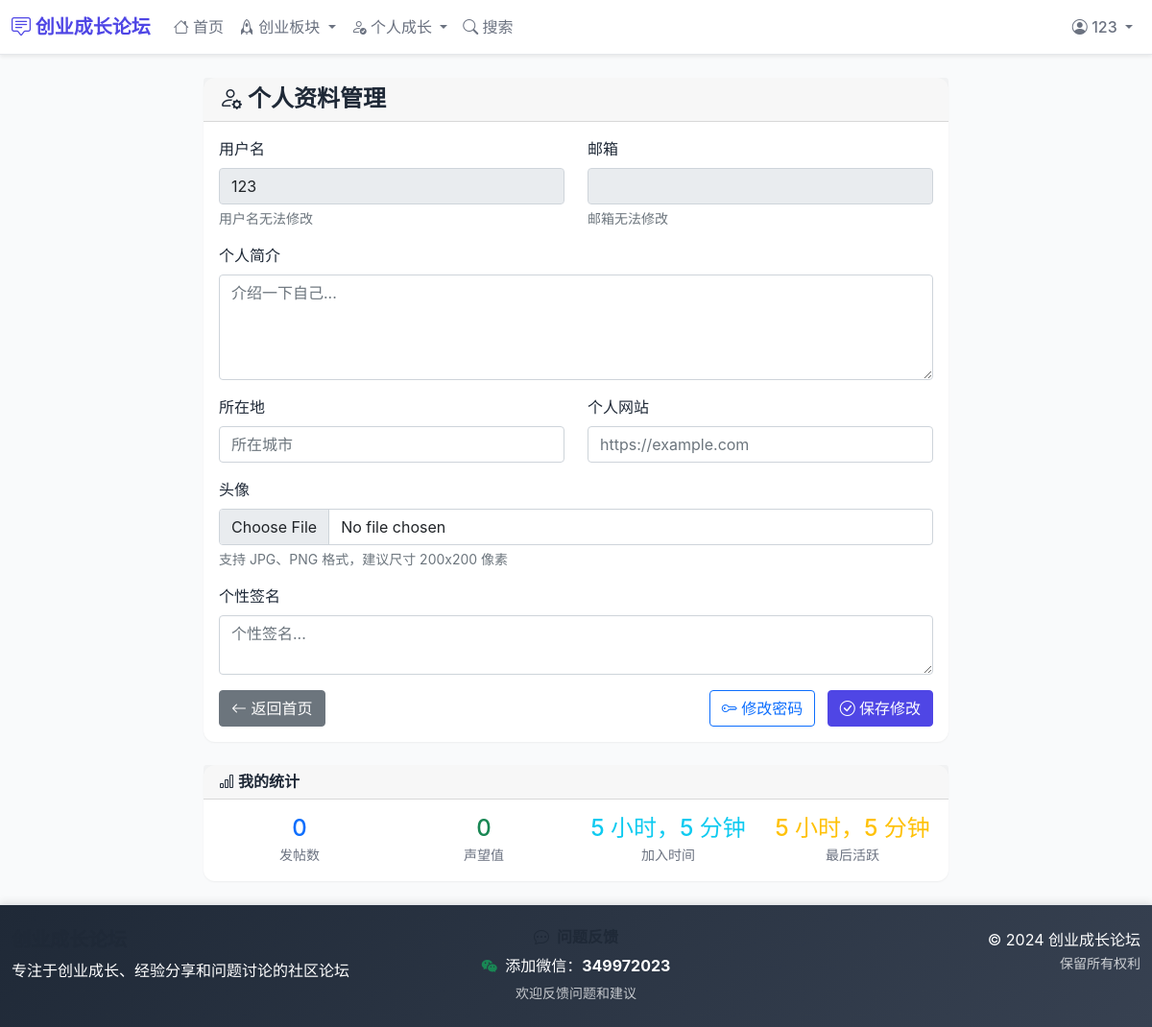
/accounts/profile/ (signed in), run on the app's committed database.
### forum/models.py (models this page shows, shortened)
class UserProfile(models.Model):
    user = models.OneToOneField(User, on_delete=models.CASCADE, related_name='profile', verbose_name='用户')
    bio = models.TextField('个人简介', blank=True, max_length=500)
    location = models.CharField('所在地', max_length=100, blank=True)
    website = models.URLField('个人网站', blank=True)
    wechat = models.CharField('微信号', max_length=50, blank=True)
    avatar = models.ImageField('头像', upload_to='avatars/', blank=True)
    signature = models.TextField('个性签名', blank=True, max_length=200)
    post_count = models.PositiveIntegerField('发帖数', default=0)
    reputation = models.IntegerField('声望', default=0)
    last_seen = models.DateTimeField('最后在线', default=timezone.now)
    class Meta:
        verbose_name = '用户资料'
        verbose_name_plural = '用户资料'

### accounts/views.py (the view)
# urls.py: path('profile/', views.profile, name='profile'),
@login_required
def profile(request):
    profile, created = UserProfile.objects.get_or_create(user=request.user)
    if request.method == 'POST':
        form = UserProfileForm(request.POST, request.FILES, instance=profile)
        if form.is_valid():
            form.save()
            messages.success(request, '个人资料更新成功！')
            return redirect('accounts:profile')
    else:
        form = UserProfileForm(instance=profile)
    context = {
        'form': form,
        'profile': profile,
    }
    return render(request, 'accounts/profile.html', context)

### forum/forms.py
class UserProfileForm(forms.ModelForm):
    class Meta:
        model = UserProfile
        fields = ['bio', 'location', 'website', 'avatar', 'signature']
        widgets = {
            'bio': forms.Textarea(attrs={
                'class': 'form-control',
                'placeholder': '介绍一下自己...',
                'rows': 4,
                'maxlength': 500
            }),
            'location': forms.TextInput(attrs={
                'class': 'form-control',
                'placeholder': '所在城市'
            }),
            'website': forms.URLInput(attrs={
                'class': 'form-control',
                'placeholder': 'https://example.com'
            }),
            'avatar': forms.FileInput(attrs={
                'class': 'form-control'
            }),
            'signature': forms.Textarea(attrs={
                'class': 'form-control',
                'placeholder': '个性签名...',
                'rows': 2,
                'maxlength': 200
            })
        }
        labels = {
            'bio': '个人简介',
            'location': '所在地',
            'website': '个人网站',
            'avatar': '头像',
            'signature': '个性签名'
        }

### templates/accounts/profile.html (shortened to what this page needs)
{% extends 'base.html' %}
{% block content %}
<div class="row justify-content-center">
    <div class="col-lg-8">
        <div class="card">
            <div class="card-header">
                <h4 class="mb-0">
                    <i class="bi bi-person-gear"></i> 个人资料管理
                </h4>
            </div>
            <div class="card-body">
                <form method="post" enctype="multipart/form-data">
                    <div class="row">
                        <div class="col-md-6">
                            <div class="mb-3">
                                <label class="form-label">用户名</label>
                                <input type="text" class="form-control" value="{{ user.username }}" readonly>
                                <div class="form-text">用户名无法修改</div>
                            </div>
                        </div>
                        <div class="col-md-6">
                            <div class="mb-3">
                                <label class="form-label">邮箱</label>
                                <input type="email" class="form-control" value="{{ user.email }}" readonly>
                                <div class="form-text">邮箱无法修改</div>
                            </div>
                        </div>
                    </div>
                    <div class="mb-3">
                        <label for="{{ form.bio.id_for_label }}" class="form-label">个人简介</label>
                        {{ form.bio }}
                    </div>
                    <div class="row">
                        <div class="col-md-6">
                            <div class="mb-3">
                                <label for="{{ form.location.id_for_label }}" class="form-label">所在地</label>
                                {{ form.location }}
                            </div>
                        </div>
                        <div class="col-md-6">
                            <div class="mb-3">
                                <label for="{{ form.website.id_for_label }}" class="form-label">个人网站</label>
                                {{ form.website }}
                            </div>
                        </div>
                    </div>
                    <div class="mb-3">
                        <label for="{{ form.avatar.id_for_label }}" class="form-label">头像</label>
                        {{ form.avatar }}
                        <div class="form-text">支持 JPG、PNG 格式，建议尺寸 200x200 像素</div>
                    </div>
                    <div class="mb-3">
                        <label for="{{ form.signature.id_for_label }}" class="form-label">个性签名</label>
                        {{ form.signature }}
                    </div>
                    <div class="d-flex justify-content-between">
                        <a href="{% url 'forum:index' %}" class="btn btn-secondary">
                            <i class="bi bi-arrow-left"></i> 返回首页
                        </a>
                        <div>
                            <a href="{% url 'accounts:password_change' %}" class="btn btn-outline-primary me-2">
                                <i class="bi bi-key"></i> 修改密码
                            </a>
                            <button type="submit" class="btn btn-primary">
                                <i class="bi bi-check-circle"></i> 保存修改
                            </button>
                        </div>
                    </div>
                </form>
            </div>
        </div>
        <div class="card mt-4">
            <div class="card-header">
                <h6 class="mb-0">
                    <i class="bi bi-bar-chart"></i> 我的统计
                </h6>
            </div>
            <div class="card-body">
                <div class="row text-center">
                    <div class="col-md-3">
                        <strong class="text-primary h4">{{ profile.post_count }}</strong>
                        <br><small class="text-muted">发帖数</small>
                    </div>
                    <div class="col-md-3">
                        <strong class="text-success h4">{{ profile.reputation }}</strong>
                        <br><small class="text-muted">声望值</small>
                    </div>
                    <div class="col-md-3">
                        <strong class="text-info h4">{{ user.date_joined|timesince }}</strong>
                        <br><small class="text-muted">加入时间</small>
                    </div>
                    <div class="col-md-3">
                        <strong class="text-warning h4">{{ profile.last_seen|timesince }}</strong>
                        <br><small class="text-muted">最后活跃</small>
                    </div>
                </div>
            </div>
        </div>
    </div>
</div>
{% endblock %}

### templates/base.html (shortened to what this page needs)
<!DOCTYPE html>
<html lang="zh-CN">
<head>
    <link href="https://cdn.jsdelivr.net/npm/bootstrap@5.1.3/dist/css/bootstrap.min.css" rel="stylesheet">
    <link href="https://cdn.jsdelivr.net/npm/bootstrap-icons@1.7.2/font/bootstrap-icons.css" rel="stylesheet">
</head>
<body>
    <nav class="navbar navbar-expand-lg navbar-light bg-light shadow-sm">
        <div class="container">
            <a class="navbar-brand" href="{% url 'forum:index' %}">
                <i class="bi bi-chat-square-text"></i> 创业成长论坛
            </a>
            <div class="collapse navbar-collapse" id="navbarNav">
                <ul class="navbar-nav me-auto">
                    <li class="nav-item">
                        <a class="nav-link" href="{% url 'forum:index' %}">
                            <i class="bi bi-house"></i> 首页
                        </a>
                    </li>
                    <li class="nav-item dropdown">
                        <a class="nav-link dropdown-toggle" href="#" id="startupDropdown" role="button" data-bs-toggle="dropdown">
                            <i class="bi bi-rocket"></i> 创业板块
                        </a>
                    </li>
                    <li class="nav-item dropdown">
                        <a class="nav-link dropdown-toggle" href="#" id="growthDropdown" role="button" data-bs-toggle="dropdown">
                            <i class="bi bi-person-check"></i> 个人成长
                        </a>
                    </li>
                    <li class="nav-item">
                        <a class="nav-link" href="{% url 'forum:search' %}">
                            <i class="bi bi-search"></i> 搜索
                        </a>
                    </li>
                </ul>
                <ul class="navbar-nav">
                    {% if user.is_authenticated %}
                        <li class="nav-item dropdown">
                            <a class="nav-link dropdown-toggle" href="#" id="navbarDropdown" role="button" data-bs-toggle="dropdown">
                                <i class="bi bi-person-circle"></i> {{ user.username }}
                            </a>
                        </li>
                    {% endif %}
                </ul>
            </div>
        </div>
    </nav>
    <main class="container my-4" style="flex: 1;">
        {% block content %}
        {% endblock %}
    </main>
    <footer class="footer py-4">
        <div class="container">
            <div class="row">
                <div class="col-md-4">
                    <h5>创业成长论坛</h5>
                    <p class="mb-0">专注于创业成长、经验分享和问题讨论的社区论坛</p>
                </div>
                <div class="col-md-4 text-center">
                    <h6 class="mb-2">
                        <i class="bi bi-chat-dots me-1"></i>
                    </h6>
                    <p class="mb-1">
                        <i class="bi bi-wechat text-success me-1"></i>
                        添加微信：<strong>349972023</strong>
                    </p>
                    <small class="text-light opacity-75">欢迎反馈问题和建议</small>
                </div>
                <div class="col-md-4 text-md-end">
                    <p class="mb-0">© 2024 创业成长论坛</p>
                    <small class="opacity-75">保留所有权利</small>
                </div>
            </div>
        </div>
    </footer>
</body>
</html>

### templates/base.html (style rules this page uses)
:root { --primary-color: #4f46e5; --secondary-color: #10b981; --accent-color: #f59e0b; --text-primary: #1f2937; --text-secondary: #6b7280; --bg-light: #f9fafb; --border-light: #e5e7eb; --shadow-sm: 0 1px 2px 0 rgba(0, 0, 0, 0.05); --shadow-md: 0 4px 6px -1px rgba(0, 0, 0, 0.1); --shadow-lg: 0 10px 15px -3px rgba(0, 0, 0, 0.1); }
html, body { height: 100%; }
body { font-family: 'Inter', -apple-system, BlinkMacSystemFont, sans-serif; background-color: var(--bg-light); color: var(--text-primary); display: flex; flex-direction: column; }
.navbar { background: white !important; border-bottom: 1px solid var(--border-light); box-shadow: var(--shadow-sm); }
.navbar-brand { font-weight: 700; color: var(--primary-color) !important; font-size: 1.25rem; }
.nav-link { color: var(--text-secondary) !important; font-weight: 500; transition: color 0.2s ease; }
.btn-primary { background-color: var(--primary-color); border-color: var(--primary-color); font-weight: 500; }
.card { border: none; box-shadow: var(--shadow-sm); border-radius: 12px; transition: all 0.2s ease; }
.text-muted { color: var(--text-secondary) !important; }
.dropdown { position: relative; z-index: 1000; }
.footer { background: linear-gradient(135deg, var(--text-primary) 0%, #374151 100%); color: white; margin-top: auto; padding: 2rem 0; border-top: 1px solid var(--border-light); box-shadow: 0 -2px 8px rgba(0, 0, 0, 0.1); }
.container { max-width: 1200px; }
h1, h2, h3, h4, h5, h6 { color: var(--text-primary); font-weight: 600; }

### data on the page
UserProfile: post_count "0", reputation "0", last_seen "5 小时，5 分钟"

### other printed values
{{ user.username }} "123"
{{ user.date_joined|timesince }} "5 小时，5 分钟"
